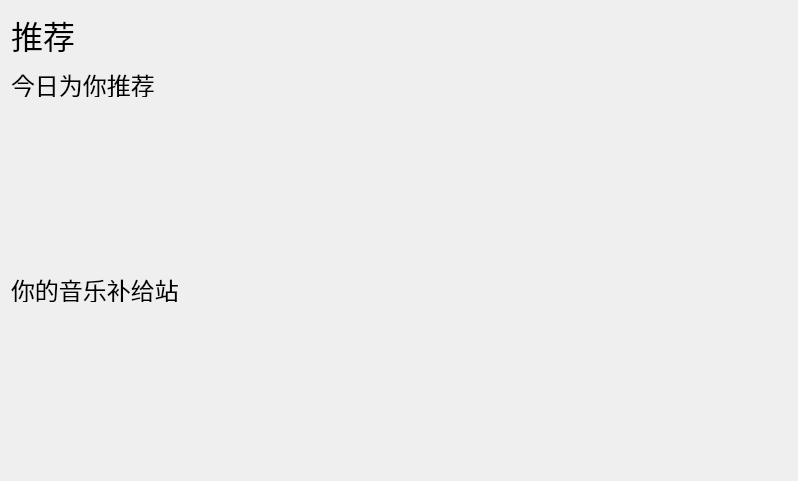
                <widget class="QWidget" name="scrollAreaWidgetContents_2">
                 <property name="geometry">
                  <rect>
                   <x>0</x>
                   <y>0</y>
                   <width>798</width>
                   <height>481</height>
                  </rect>
                 </property>
                 <layout class="QVBoxLayout" name="verticalLayout_8">
                  <item>
                   <widget class="QLabel" name="recText">
                    <property name="minimumSize">
                     <size>
                      <width>0</width>
                      <height>50</height>
                     </size>
                    </property>
                    <property name="maximumSize">
                     <size>
                      <width>16777215</width>
                      <height>50</height>
                     </size>
                    </property>
                    <property name="palette">
                     <palette>
                      <active>
                       <colorrole role="WindowText">
                        <brush brushstyle="SolidPattern">
                         <color alpha="255">
                          <red>255</red>
                          <green>192</green>
                          <blue>203</blue>
                         </color>
                        </brush>
                       </colorrole>
                       <colorrole role="Text">
                        <brush brushstyle="SolidPattern">
                         <color alpha="255">
                          <red>255</red>
                          <green>192</green>
                          <blue>203</blue>
                         </color>
                        </brush>
                       </colorrole>
                       <colorrole role="ButtonText">
                        <brush brushstyle="SolidPattern">
                         <color alpha="255">
                          <red>255</red>
                          <green>192</green>
                          <blue>203</blue>
                         </color>
                        </brush>
                       </colorrole>
                       <colorrole role="PlaceholderText">
                        <brush brushstyle="SolidPattern">
                         <color alpha="128">
                          <red>255</red>
                          <green>192</green>
                          <blue>203</blue>
                         </color>
                        </brush>
                       </colorrole>
                      </active>
                      <inactive>
                       <colorrole role="WindowText">
                        <brush brushstyle="SolidPattern">
                         <color alpha="255">
                          <red>255</red>
                          <green>192</green>
                          <blue>203</blue>
                         </color>
                        </brush>
                       </colorrole>
                       <colorrole role="Text">
                        <brush brushstyle="SolidPattern">
                         <color alpha="255">
                          <red>255</red>
                          <green>192</green>
                          <blue>203</blue>
                         </color>
                        </brush>
                       </colorrole>
                       <colorrole role="ButtonText">
                        <brush brushstyle="SolidPattern">
                         <color alpha="255">
                          <red>255</red>
                          <green>192</green>
                          <blue>203</blue>
                         </color>
                        </brush>
                       </colorrole>
                       <colorrole role="PlaceholderText">
                        <brush brushstyle="SolidPattern">
                         <color alpha="128">
                          <red>255</red>
                          <green>192</green>
                          <blue>203</blue>
                         </color>
                        </brush>
                       </colorrole>
                      </inactive>
                      <disabled>
                       <colorrole role="WindowText">
                        <brush brushstyle="SolidPattern">
                         <color alpha="255">
                          <red>255</red>
                          <green>192</green>
                          <blue>203</blue>
                         </color>
                        </brush>
                       </colorrole>
                       <colorrole role="Text">
                        <brush brushstyle="SolidPattern">
                         <color alpha="255">
                          <red>255</red>
                          <green>192</green>
                          <blue>203</blue>
                         </color>
                        </brush>
                       </colorrole>
                       <colorrole role="ButtonText">
                        <brush brushstyle="SolidPattern">
                         <color alpha="255">
                          <red>255</red>
                          <green>192</green>
                          <blue>203</blue>
                         </color>
                        </brush>
                       </colorrole>
                       <colorrole role="PlaceholderText">
                        <brush brushstyle="SolidPattern">
                         <color alpha="128">
                          <red>255</red>
                          <green>192</green>
                          <blue>203</blue>
                         </color>
                        </brush>
                       </colorrole>
                      </disabled>
                     </palette>
                    </property>
                    <property name="font">
                     <font>
                      <pointsize>24</pointsize>
                     </font>
                    </property>
                    <property name="text">
                     <string>&lt;html&gt;&lt;head/&gt;&lt;body&gt;&lt;p&gt;&lt;span style=&quot; color:#000000;&quot;&gt;推荐&lt;/span&gt;&lt;/p&gt;&lt;/body&gt;&lt;/html&gt;</string>
                    </property>
                   </widget>
                  </item>
                  <item>
                   <widget class="QLabel" name="recMusictext">
                    <property name="minimumSize">
                     <size>
                      <width>0</width>
                      <height>30</height>
                     </size>
                    </property>
                    <property name="maximumSize">
                     <size>
                      <width>16777215</width>
                      <height>30</height>
                     </size>
                    </property>
                    <property name="palette">
                     <palette>
                      <active>
                       <colorrole role="WindowText">
                        <brush brushstyle="SolidPattern">
                         <color alpha="255">
                          <red>255</red>
                          <green>192</green>
                          <blue>203</blue>
                         </color>
                        </brush>
                       </colorrole>
                       <colorrole role="Text">
                        <brush brushstyle="SolidPattern">
                         <color alpha="255">
                          <red>255</red>
                          <green>192</green>
                          <blue>203</blue>
                         </color>
                        </brush>
                       </colorrole>
                       <colorrole role="ButtonText">
                        <brush brushstyle="SolidPattern">
                         <color alpha="255">
                          <red>255</red>
                          <green>192</green>
                          <blue>203</blue>
                         </color>
                        </brush>
                       </colorrole>
                       <colorrole role="PlaceholderText">
                        <brush brushstyle="SolidPattern">
                         <color alpha="128">
                          <red>255</red>
                          <green>192</green>
                          <blue>203</blue>
                         </color>
                        </brush>
                       </colorrole>
                      </active>
                      <inactive>
                       <colorrole role="WindowText">
                        <brush brushstyle="SolidPattern">
                         <color alpha="255">
                          <red>255</red>
                          <green>192</green>
                          <blue>203</blue>
                         </color>
                        </brush>
                       </colorrole>
                       <colorrole role="Text">
                        <brush brushstyle="SolidPattern">
                         <color alpha="255">
                          <red>255</red>
                          <green>192</green>
                          <blue>203</blue>
                         </color>
                        </brush>
                       </colorrole>
                       <colorrole role="ButtonText">
                        <brush brushstyle="SolidPattern">
                         <color alpha="255">
                          <red>255</red>
                          <green>192</green>
                          <blue>203</blue>
                         </color>
                        </brush>
                       </colorrole>
                       <colorrole role="PlaceholderText">
                        <brush brushstyle="SolidPattern">
                         <color alpha="128">
                          <red>255</red>
                          <green>192</green>
                          <blue>203</blue>
                         </color>
                        </brush>
                       </colorrole>
                      </inactive>
                      <disabled>
                       <colorrole role="WindowText">
                        <brush brushstyle="SolidPattern">
                         <color alpha="255">
                          <red>255</red>
                          <green>192</green>
                          <blue>203</blue>
                         </color>
                        </brush>
                       </colorrole>
                       <colorrole role="Text">
                        <brush brushstyle="SolidPattern">
                         <color alpha="255">
                          <red>255</red>
                          <green>192</green>
                          <blue>203</blue>
                         </color>
                        </brush>
                       </colorrole>
                       <colorrole role="ButtonText">
                        <brush brushstyle="SolidPattern">
                         <color alpha="255">
                          <red>255</red>
                          <green>192</green>
                          <blue>203</blue>
                         </color>
                        </brush>
                       </colorrole>
                       <colorrole role="PlaceholderText">
                        <brush brushstyle="SolidPattern">
                         <color alpha="128">
                          <red>255</red>
                          <green>192</green>
                          <blue>203</blue>
                         </color>
                        </brush>
                       </colorrole>
                      </disabled>
                     </palette>
                    </property>
                    <property name="font">
                     <font>
                      <pointsize>18</pointsize>
                     </font>
                    </property>
                    <property name="text">
                     <string>&lt;html&gt;&lt;head/&gt;&lt;body&gt;&lt;p&gt;&lt;span style=&quot; color:#000000;&quot;&gt;今日为你推荐&lt;/span&gt;&lt;/p&gt;&lt;/body&gt;&lt;/html&gt;</string>
                    </property>
                   </widget>
                  </item>
                  <item>
                   <widget class="RecBox" name="recMusicBox" native="true"/>
                  </item>
                  <item>
                   <widget class="QLabel" name="supplyMusicText">
                    <property name="minimumSize">
                     <size>
                      <width>0</width>
                      <height>30</height>
                     </size>
                    </property>
                    <property name="maximumSize">
                     <size>
                      <width>16777215</width>
                      <height>30</height>
                     </size>
                    </property>
                    <property name="palette">
                     <palette>
                      <active>
                       <colorrole role="WindowText">
                        <brush brushstyle="SolidPattern">
                         <color alpha="255">
                          <red>255</red>
                          <green>192</green>
                          <blue>203</blue>
                         </color>
                        </brush>
                       </colorrole>
                       <colorrole role="Text">
                        <brush brushstyle="SolidPattern">
                         <color alpha="255">
                          <red>255</red>
                          <green>192</green>
                          <blue>203</blue>
                         </color>
                        </brush>
                       </colorrole>
                       <colorrole role="ButtonText">
                        <brush brushstyle="SolidPattern">
                         <color alpha="255">
                          <red>255</red>
                          <green>192</green>
                          <blue>203</blue>
                         </color>
                        </brush>
                       </colorrole>
                       <colorrole role="PlaceholderText">
                        <brush brushstyle="SolidPattern">
                         <color alpha="128">
                          <red>255</red>
                          <green>192</green>
                          <blue>203</blue>
                         </color>
                        </brush>
                       </colorrole>
                      </active>
                      <inactive>
                       <colorrole role="WindowText">
                        <brush brushstyle="SolidPattern">
                         <color alpha="255">
                          <red>255</red>
                          <green>192</green>
                          <blue>203</blue>
                         </color>
                        </brush>
                       </colorrole>
                       <colorrole role="Text">
                        <brush brushstyle="SolidPattern">
                         <color alpha="255">
                          <red>255</red>
                          <green>192</green>
                          <blue>203</blue>
                         </color>
                        </brush>
                       </colorrole>
                       <colorrole role="ButtonText">
                        <brush brushstyle="SolidPattern">
                         <color alpha="255">
                          <red>255</red>
                          <green>192</green>
                          <blue>203</blue>
                         </color>
                        </brush>
                       </colorrole>
                       <colorrole role="PlaceholderText">
                        <brush brushstyle="SolidPattern">
                         <color alpha="128">
                          <red>255</red>
                          <green>192</green>
                          <blue>203</blue>
                         </color>
                        </brush>
                       </colorrole>
                      </inactive>
                      <disabled>
                       <colorrole role="WindowText">
                        <brush brushstyle="SolidPattern">
                         <color alpha="255">
                          <red>255</red>
                          <green>192</green>
                          <blue>203</blue>
                         </color>
                        </brush>
                       </colorrole>
                       <colorrole role="Text">
                        <brush brushstyle="SolidPattern">
                         <color alpha="255">
                          <red>255</red>
                          <green>192</green>
                          <blue>203</blue>
                         </color>
                        </brush>
                       </colorrole>
                       <colorrole role="ButtonText">
                        <brush brushstyle="SolidPattern">
                         <color alpha="255">
                          <red>255</red>
                          <green>192</green>
                          <blue>203</blue>
                         </color>
                        </brush>
                       </colorrole>
                       <colorrole role="PlaceholderText">
                        <brush brushstyle="SolidPattern">
                         <color alpha="128">
                          <red>255</red>
                          <green>192</green>
                          <blue>203</blue>
                         </color>
                        </brush>
                       </colorrole>
                      </disabled>
                     </palette>
                    </property>
                    <property name="font">
                     <font>
                      <pointsize>18</pointsize>
                     </font>
                    </property>
                    <property name="text">
                     <string>&lt;html&gt;&lt;head/&gt;&lt;body&gt;&lt;p&gt;&lt;span style=&quot; color:#000000;&quot;&gt;你的音乐补给站&lt;/span&gt;&lt;/p&gt;&lt;/body&gt;&lt;/html&gt;</string>
                    </property>
                   </widget>
                  </item>
                  <item>
                   <widget class="RecBox" name="supplyMusicBox" native="true"/>
                  </item>
                 </layout>
                </widget>
